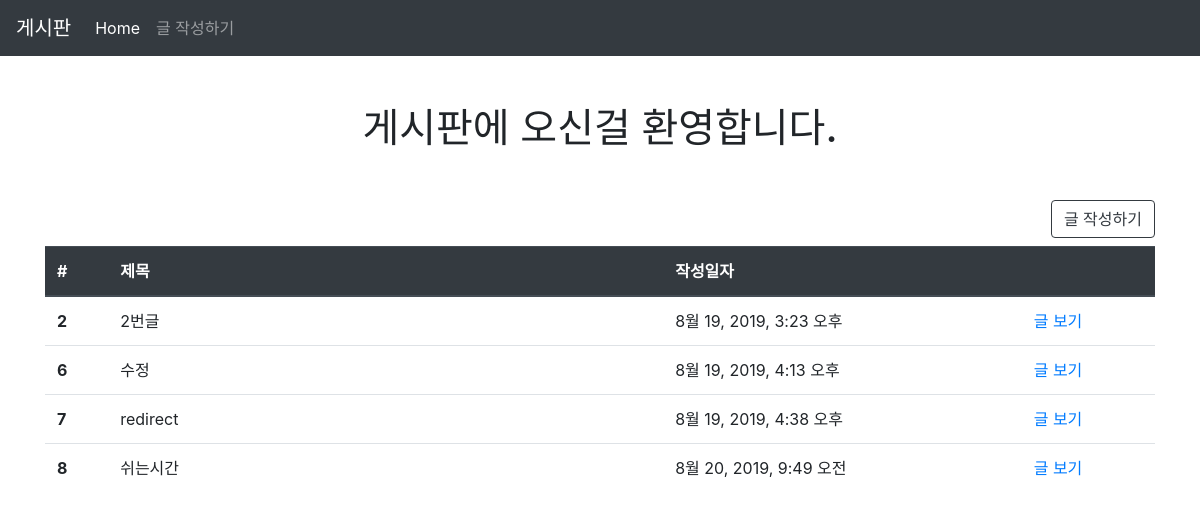
The app's page /articles/ with its own data.
### articles/models.py (models this page shows, shortened)
class Article(models.Model):
    title = models.CharField(max_length=10)
    content = models.TextField()
    created_at = models.DateTimeField(auto_now_add=True)
    updated_at = models.DateTimeField(auto_now=True)

### articles/views.py (the view)
# urls.py: path('', views.index, name='index'),
@require_GET
def index(request):
    articles = Article.objects.all()
    context = {
        'articles' : articles
    }
    return render(request, 'articles/index.html', context)

### articles/templates/articles/index.html (shortened to what this page needs)
{% extends 'articles/base.html' %}
{% block body %}
<h1 class="text-center my-5"> 게시판에 오신걸 환영합니다.</h1>
<a href="{% url 'articles:create' %}" class="btn btn-outline-dark mb-2" style="float: right">글 작성하기</a>
<table class="table mt-5">
    <thead class="thead-dark">
    <tr>
      <th scope="col">#</th>
      <th scope="col">제목</th>
      <th scope="col">작성일자</th>
      <th scope="col"></th>
    </tr>
  </thead>
  <tbody>
    {% for article in articles %}
    <tr>
      <th scope="row">
        {{ article.id }}</th>
      <td>
        {{ article.title }}
      </td>
      <td>{{ article.created_at }}</td>
      <td>
          <a href="{% url 'articles:detail' article.pk %}">글 보기</a>
      </td>
    </tr>
    {% endfor %}
  </tbody>
</table>
{% endblock %}

### articles/templates/articles/index.html (style rules this page uses)
tr > th:nth-of-type(2) { width: 50%; }

### records on screen
Article: id "2", title "2번글", created_at "8월 19, 2019, 3:23 오후"
Article: id "6", title "수정", created_at "8월 19, 2019, 4:13 오후"
Article: id "7", title "redirect", created_at "8월 19, 2019, 4:38 오후"
Article: id "8", title "쉬는시간", created_at "8월 20, 2019, 9:49 오전"
